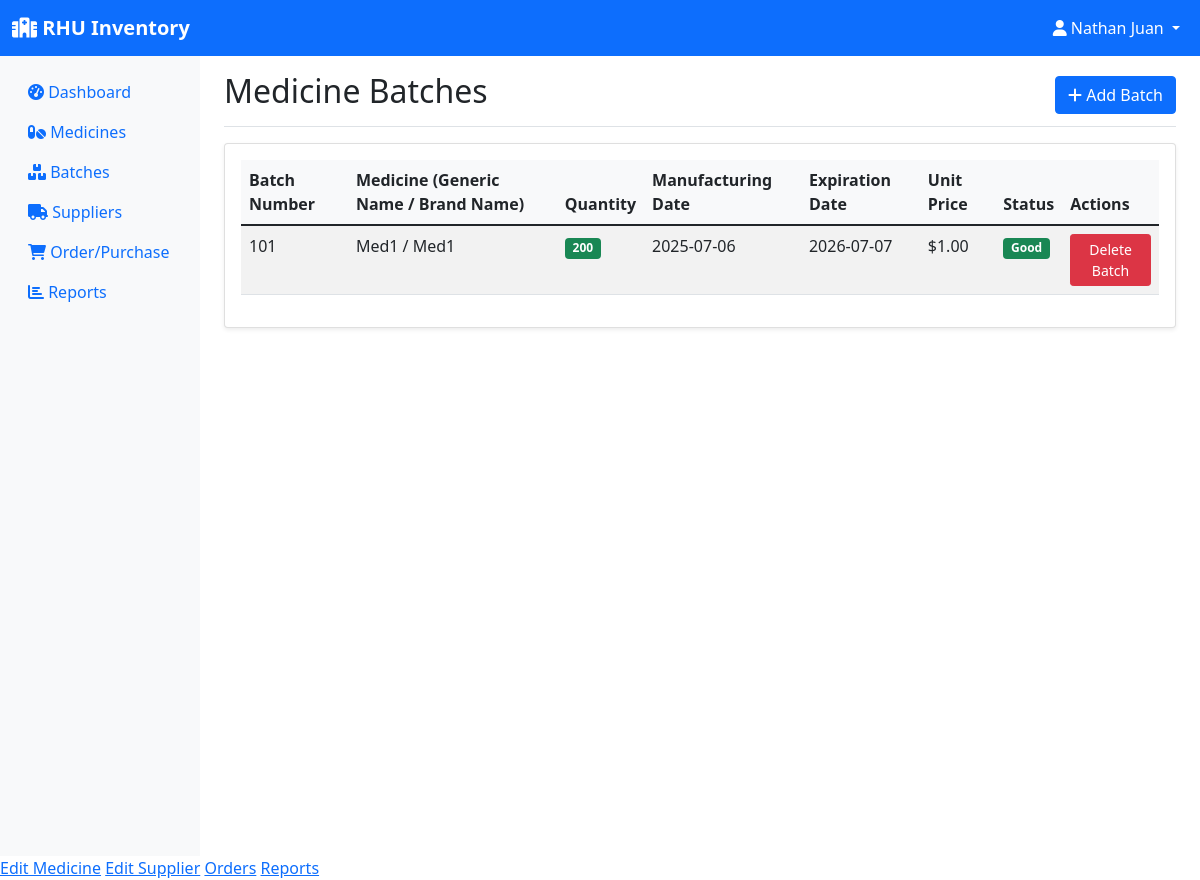
/batches (signed in), run on an earlier commit of the app's database.
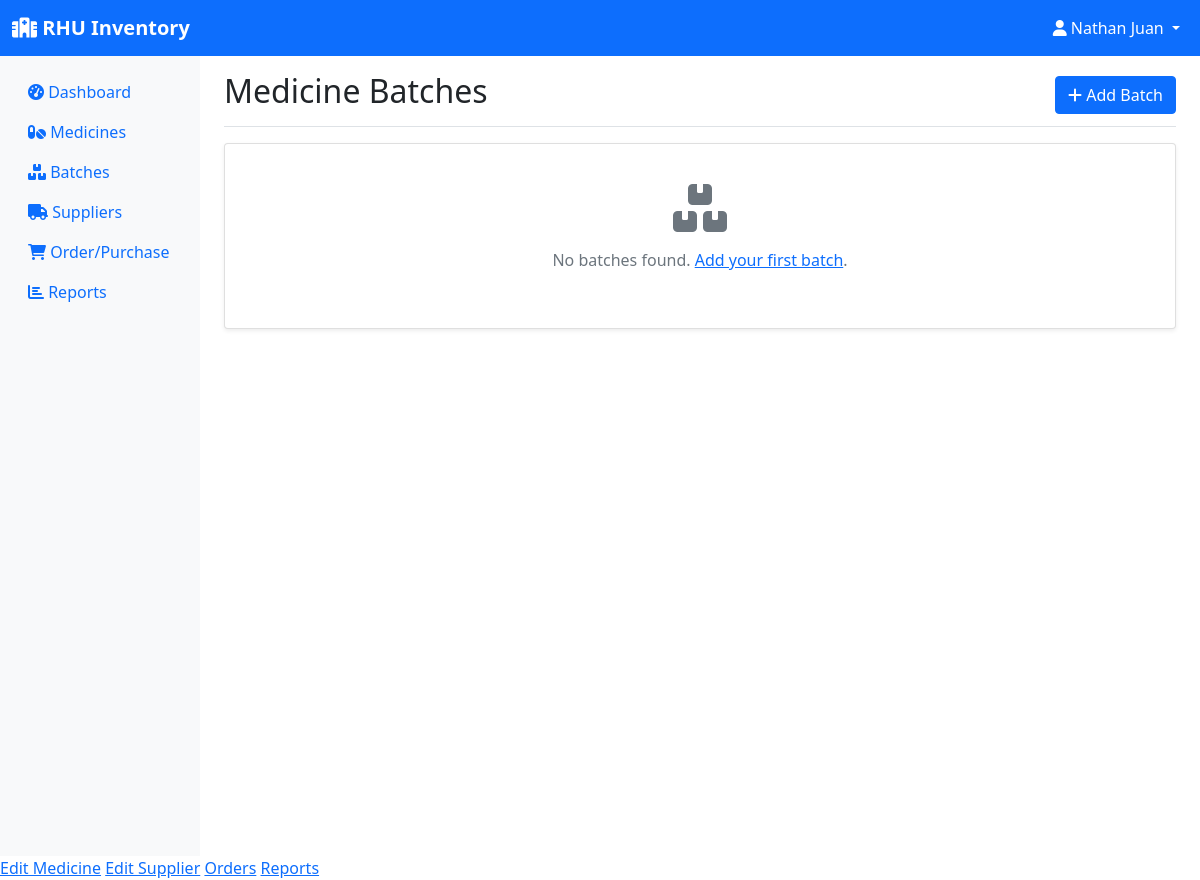
And on a later commit of the database.
### models.py (models this page shows, shortened)
class Batch(db.Model):
    id = db.Column(db.Integer, primary_key=True)
    batch_number = db.Column(db.String(50), nullable=False)
    medicine_id = db.Column(db.Integer, db.ForeignKey('medicine.id'), nullable=False)
    quantity = db.Column(db.Integer, nullable=False)
    expiration_date = db.Column(db.Date, nullable=False)
    manufacturing_date = db.Column(db.Date)
    unit_price = db.Column(db.Float)
    created_at = db.Column(db.DateTime, default=datetime.utcnow)
    transactions = db.relationship('StockTransaction', backref='batch', lazy=True)
    @property
    def is_expired(self):
        return self.expiration_date < datetime.now().date()
    @property
    def days_until_expiration(self):
        delta = self.expiration_date - datetime.now().date()
        return delta.days

class Medicine(db.Model):
    id = db.Column(db.Integer, primary_key=True)
    name = db.Column(db.String(100), nullable=False)
    generic_name = db.Column(db.String(100))
    category = db.Column(db.String(50))
    unit = db.Column(db.String(20))  # e.g., tablets, bottles, etc.
    supplier_id = db.Column(db.Integer, db.ForeignKey('supplier.id'), nullable=False)
    created_at = db.Column(db.DateTime, default=datetime.utcnow)
    batches = db.relationship('Batch', backref='medicine', lazy=True)
    order_items = db.relationship('OrderItem', backref='medicine', lazy=True)

### app.py (the view)
@app.route('/batches')
@login_required
def batches():
    batches = Batch.query.all()
    return render_template('batches.html', batches=batches)

### app.py (called while the page is built)
@login_manager.user_loader
def load_user(user_id):
    return User.query.get(int(user_id))

### templates/batches.html (shortened to what this page needs)
{% extends "base.html" %}
{% block content %}
<div class="d-flex justify-content-between flex-wrap flex-md-nowrap align-items-center pt-3 pb-2 mb-3 border-bottom">
    <h1 class="h2">Medicine Batches</h1>
    {% if current_user.role != 'employee' %}
    <a href="{{ url_for('add_batch') }}" class="btn btn-primary">
        <i class="fas fa-plus"></i> Add Batch
    </a>
    {% endif %}
</div>
<div class="card">
    <div class="card-body">
        {% if batches %}
        <div class="table-responsive">
            <table class="table table-striped">
                <thead>
                    <tr>
                        <th>Batch Number</th>
                        <th>Medicine (Generic Name / Brand Name)</th>
                        <th>Quantity</th>
                        <th>Manufacturing Date</th>
                        <th>Expiration Date</th>
                        <th>Unit Price</th>
                        <th>Status</th>
                        <th>Actions</th>
                    </tr>
                </thead>
                <tbody>
                    {% for batch in batches %}
                    <tr>
                        <td>{{ batch.batch_number }}</td>
                        <td>{{ batch.medicine.generic_name }} / {{ batch.medicine.name }}</td>
                        <td>
                            <span class="badge bg-{{ 'danger' if batch.quantity <= 10 else 'success' }}">
                                {{ batch.quantity }}
                            </span>
                        </td>
                        <td>{{ batch.manufacturing_date or '-' }}</td>
                        <td>{{ batch.expiration_date }}</td>
                        <td>${{ "%.2f"|format(batch.unit_price or 0) }}</td>
                        <td>
                            {% if batch.is_expired %}
                                <span class="badge bg-danger">Expired</span>
                            {% elif batch.days_until_expiration <= 30 %}
                                <span class="badge bg-warning">Expiring Soon</span>
                            {% else %}
                                <span class="badge bg-success">Good</span>
                            {% endif %}
                        </td>
                        <td>
                            {% if current_user.role in ['admin', 'sub-admin'] %}
                            <form action="{{ url_for('delete_batch', id=batch.id) }}" method="post" style="display:inline;">
                                <button type="submit" class="btn btn-danger btn-sm"
                                    onclick="return confirm('Are you sure you want to delete this batch? This will only delete the stock, not the medicine itself.');">
                                    Delete Batch
                                </button>
                            </form>
                            {% endif %}
                        </td>
                    </tr>
                    {% endfor %}
                </tbody>
            </table>
        </div>
        {% else %}
        <div class="text-center py-4">
            <i class="fas fa-boxes fa-3x text-muted mb-3"></i>
            <p class="text-muted">No batches found. <a href="{{ url_for('add_batch') }}">Add your first batch</a>.</p>
        </div>
        {% endif %}
    </div>
</div>
{% endblock %}

What changed in the data, as far as the page shows it:
removed Batch: batch_number "101", medicine.generic_name "Med1", medicine.name "Med1", quantity "200", manufacturing_date "2025-07-06", expiration_date "2026-07-07", unit_price "1.00", shows "Good"
Also different on the page:
text no longer shown: "Batch Number Medicine (Generic Name / Brand Name) Quantity Manufacturing Date Expiration Date Unit Price Status Actions"
text now shown: "No batches found. Add your first batch ."
